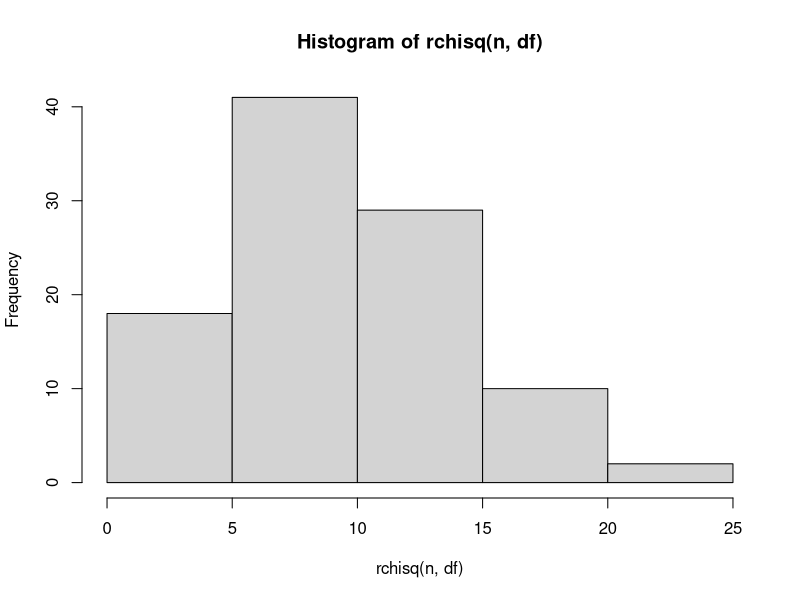

The R script that drew this image:
x <- 2
df <- 10
n <- 100

#nomor 4a
dchisq(x, df)

#nomor 4b
hist(rchisq(n, df))

#nomor 4c
rataan <- df
varians <- df * 2
rataan
varians